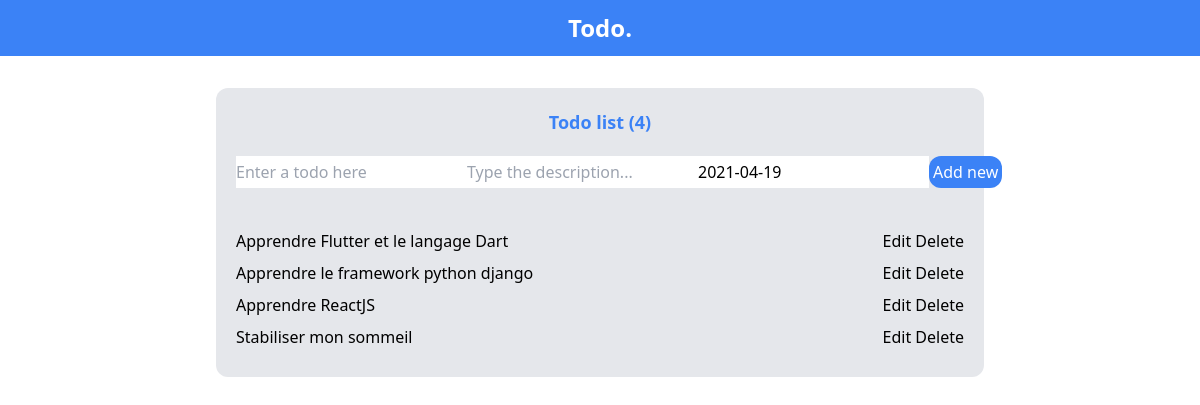
The app's page /, older data.
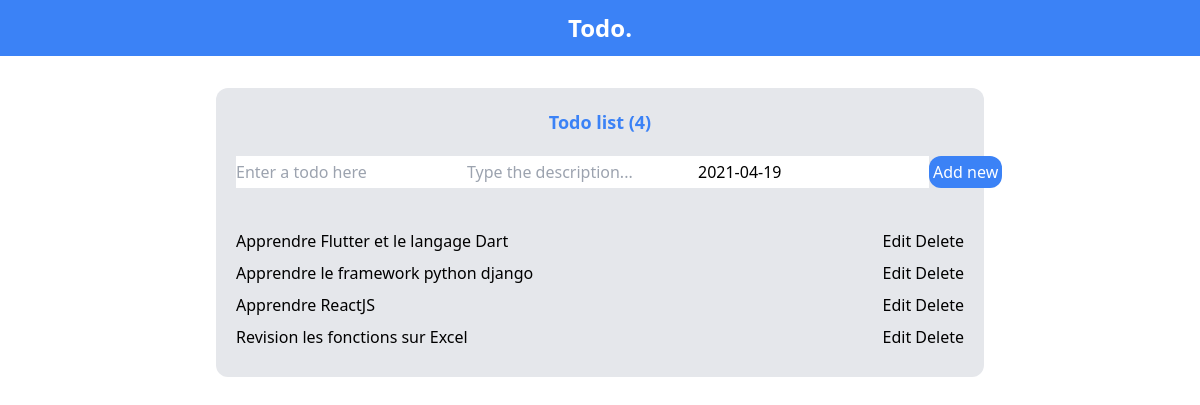
The same page, newer data.
### todo/models.py (models this page shows, shortened)
class Todo(models.Model):
    title = models.CharField(max_length=255)
    completed = models.BooleanField(default=False)
    posted_date = models.DateTimeField(auto_now_add=True)
    description = models.CharField(max_length=255)
    programmed_date = models.DateField(auto_now=False, auto_now_add=False, default=datetime.datetime.now())

### todo/views.py (the view)
# urls.py: path('', views.index, name="home"),
def index(request):
    todos = Todo.objects.all()
    counting = Todo.objects.count()
    form = TodoForm()
    if request.method == 'POST':
        form = TodoForm(request.POST)
        if form.is_valid():
            form.save()
            return redirect('/')
    else:
        form = TodoForm()
    context = {'todos':todos, 'counting':counting, 'form':form}
    return render(request, "todo/index.html", context)

### todo/forms.py
class TodoForm(ModelForm):
    class Meta:
        model = Todo
        fields = ('title','description','completed', 'programmed_date')
        widgets = {
            'title': TextInput(attrs={'placeholder': 'Enter a todo here'}),
            'description': TextInput(attrs={'placeholder': 'Type the description...'}),
        }

### todo/templates/todo/index.html (shortened to what this page needs)
<!DOCTYPE html>
<html lang="en">
<head>
    <link href="https://unpkg.com/tailwindcss@^2/dist/tailwind.min.css" rel="stylesheet">
</head>
<body>
    <div class="container bg-blue-500 text-white max-w-full flex justify-around items-center h-14">
        <p class="text-2xl font-bold">Todo.</p>
    </div>
    <div class="container bg-gray-200 max-w-3xl rounded-xl mx-auto p-5 mt-8">
        <p class="text-blue-500 text-lg text-center font-semibold mb-5">Todo list ({{counting}})</p>
        <form action="" method="POST" class="flex justify-evenly">
            {{form.title}}
            {{form.description}}
            {{form.programmed_date}}
            <br>
            <input class="bg-blue-500 text-white p-1 rounded-xl hover:bg-blue-600" type="submit" value="Add new">
        </form>
        <hr>
        <ul class="mt-10">
            {%for todo in todos%}
                {%if todo.completed%}
                    <strike>
                        <li class="border-b-8 flex justify-between"><a class="hover:text-indigo-500" href="{% url 'detail' todo.id %}">{{todo.title}}</a>
                    </strike>
                {%else%}
                    <li class="border-b-8 flex justify-between"><a class="hover:text-blue-500" href="{% url 'detail' todo.id %}">{{todo.title}}</a>
                {%endif%}
                <div class="action flex justify-between">
                    <a class="hover:text-yellow-400" href="{% url 'edit' todo.id %}">Edit</a>
                    <a class="hover:text-red-500" href="{% url 'delete' todo.id %}">Delete</a>
                </div>
                </li>
            {%endfor%}
        </ul>
    </div>
</body>
</html>

Row changes from the older to the newer data that the page shows:
removed Todo: title "Stabiliser mon sommeil"
added Todo: title "Revision les fonctions sur Excel"
